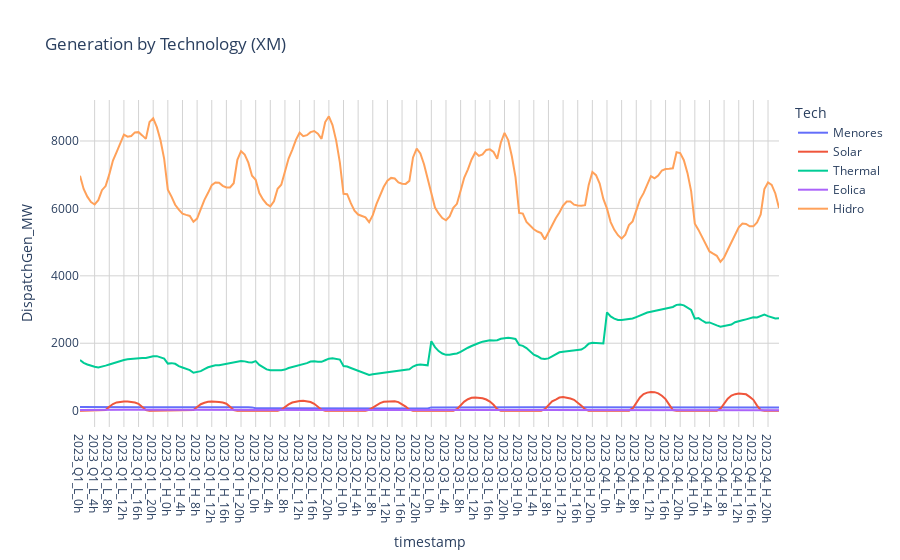

Notebook code for this chart:
### Markdown cell above
### 3.4.3 Dispatch by Technology XM

### Code cell
gen_res = dispatch_xm.copy()
gen_res['Tech'] = gen_res['Values_Type']
# Change values on Tech to match Switch output
gen_res['Tech'] = gen_res['Tech'].replace({
        'EOLICA': 'Eolica', 'TERMICA': 'Thermal',
        'SOLAR': 'Solar','HIDRAULICA': 'Hidro',
        'COGENERADOR': 'Menores'})
# Replace prefix 'labor_' by 'L_' and 'holidays_' by 'H_'
gen_res['timestamp'] = gen_res['timestamp'].str.replace('labor_', 'L_')
gen_res['timestamp'] = gen_res['timestamp'].str.replace('holidays_', 'H_')

import plotly.express as px
fig = px.line(
    gen_res,
    x='timestamp', y='DispatchGen_MW',
    color='Tech', title='Generation by Technology (XM)',
    labels={'GeneReal': 'Reported Generation (MW)'}
)
fig.update_layout(plot_bgcolor='white',xaxis=dict(gridcolor='lightgray'),yaxis=dict(gridcolor='lightgray'))
fig.show()

### Figure 1 — Plotly figure (JSON) as saved in the notebook; plotly's stock layout.template omitted (floating-point values rounded to 4 significant figures; data arrays with more than 128 entries replaced by an {"elided": "..."} marker saying what was removed)
{"data": [{"hovertemplate": "Tech=Menores<br>timestamp=%{x}<br>DispatchGen_MW=%{y}<extra></extra>", "legendgroup": "Menores", "line": {"color": "#636efa", "dash": "solid"}, "marker": {"symbol": "circle"}, "mode": "lines", "name": "Menores", "orientation": "v", "showlegend": true, "type": "scatter", "x": {"elided": "192 str values"}, "xaxis": "x", "y": {"elided": "192 float values"}, "yaxis": "y"}, {"hovertemplate": "Tech=Solar<br>timestamp=%{x}<br>DispatchGen_MW=%{y}<extra></extra>", "legendgroup": "Solar", "line": {"color": "#EF553B", "dash": "solid"}, "marker": {"symbol": "circle"}, "mode": "lines", "name": "Solar", "orientation": "v", "showlegend": true, "type": "scatter", "x": {"elided": "192 str values"}, "xaxis": "x", "y": {"elided": "192 float values"}, "yaxis": "y"}, {"hovertemplate": "Tech=Thermal<br>timestamp=%{x}<br>DispatchGen_MW=%{y}<extra></extra>", "legendgroup": "Thermal", "line": {"color": "#00cc96", "dash": "solid"}, "marker": {"symbol": "circle"}, "mode": "lines", "name": "Thermal", "orientation": "v", "showlegend": true, "type": "scatter", "x": {"elided": "192 str values"}, "xaxis": "x", "y": {"elided": "192 float values"}, "yaxis": "y"}, {"hovertemplate": "Tech=Eolica<br>timestamp=%{x}<br>DispatchGen_MW=%{y}<extra></extra>", "legendgroup": "Eolica", "line": {"color": "#ab63fa", "dash": "solid"}, "marker": {"symbol": "circle"}, "mode": "lines", "name": "Eolica", "orientation": "v", "showlegend": true, "type": "scatter", "x": {"elided": "192 str values"}, "xaxis": "x", "y": {"elided": "192 float values"}, "yaxis": "y"}, {"hovertemplate": "Tech=Hidro<br>timestamp=%{x}<br>DispatchGen_MW=%{y}<extra></extra>", "legendgroup": "Hidro", "line": {"color": "#FFA15A", "dash": "solid"}, "marker": {"symbol": "circle"}, "mode": "lines", "name": "Hidro", "orientation": "v", "showlegend": true, "type": "scatter", "x": {"elided": "192 str values"}, "xaxis": "x", "y": {"elided": "192 float values"}, "yaxis": "y"}], "layout": {"legend": {"title": {"text": "Tech"}, "tracegroupgap": 0}, "plot_bgcolor": "white", "title": {"text": "Generation by Technology (XM)"}, "xaxis": {"anchor": "y", "domain": [0, 1], "gridcolor": "lightgray", "title": {"text": "timestamp"}}, "yaxis": {"anchor": "x", "domain": [0, 1], "gridcolor": "lightgray", "title": {"text": "DispatchGen_MW"}}}}
